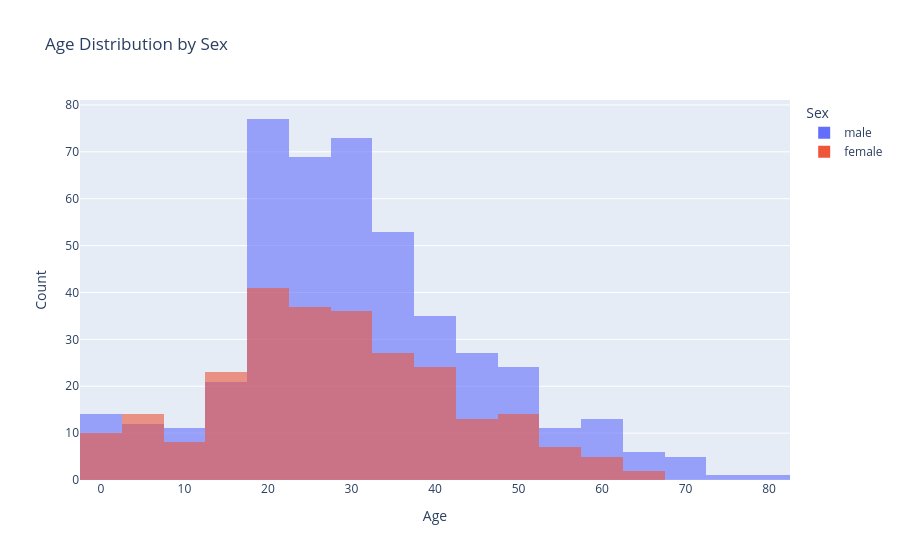
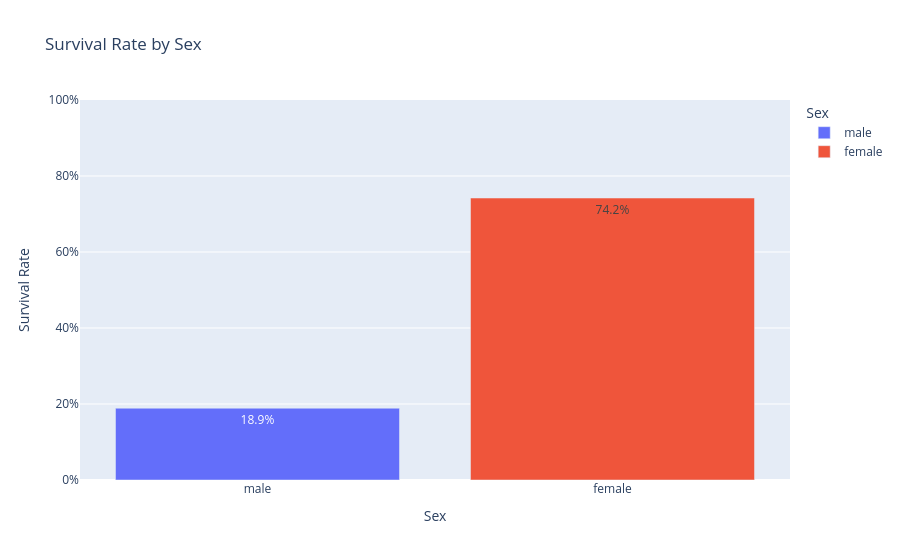
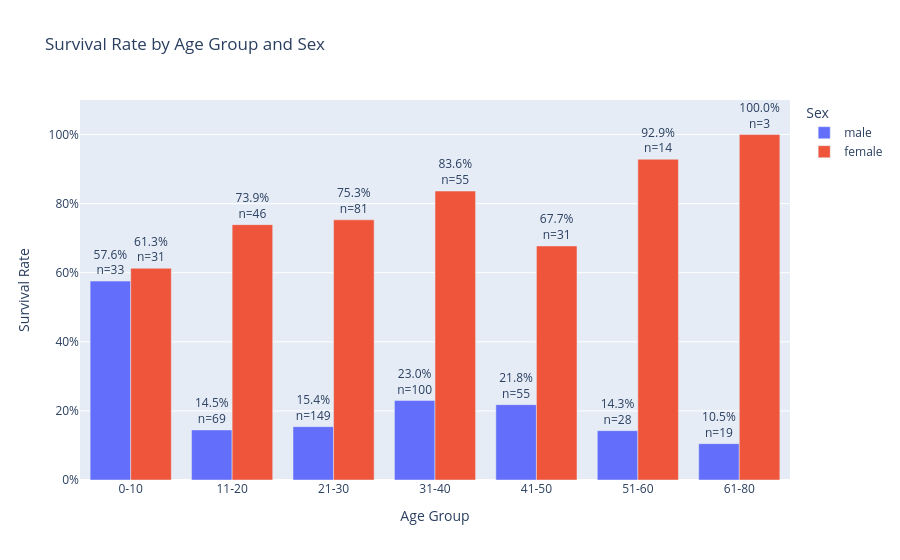

Here is the notebook cell these charts were saved with, in order:
### Markdown cell above
# EDA

### Code cell
# 나이 결측치 처리를 위해 각 변수별 탐색
# 나이대별로 성별이 어떻게 분포되어 있는가 -> 히스토그램
# 성별별 생존율 -> bar
# 나이대와 성별과의 생존율 상관관계 -> bar
# pclass(int -> 범주)와 성별(object -> 범주)생존율 상관관계

fig = px.histogram(
    clean_train_df,
    x='Age',
    color='Sex',
    nbins=30,
    barmode='overlay',
    opacity=0.6,
    title='Age Distribution by Sex'
)

fig.update_layout(
    xaxis_title='Age',
    yaxis_title='Count'
)

fig.show()

sex_survival = (
    clean_train_df
    .groupby('Sex')['Survived']
    .mean()
    .reset_index()
)

fig = px.bar(
    sex_survival,
    x='Sex',
    y='Survived',
    color='Sex',
    title='Survival Rate by Sex',
    text_auto='.1%',
    category_orders={
            'Sex': ['male', 'female']
        }
)

fig.update_layout(
    xaxis_title='Sex',
    yaxis_title='Survival Rate',
    yaxis_tickformat='.0%',
    yaxis_range=[0, 1]
)

fig.show()


age_bins = [0, 10, 20, 30, 40, 50, 60, 80]
age_labels = ['0-10', '11-20', '21-30', '31-40', '41-50', '51-60', '61-80']

clean_train_df['AgeGroup'] = pd.cut(
    clean_train_df['Age'],
    bins=age_bins,
    labels=age_labels,
    include_lowest=True
)

age_sex_survival = (
    clean_train_df
    .groupby(['AgeGroup', 'Sex'], observed=True)['Survived']
    .agg(['mean', 'count'])
    .reset_index()
)

age_sex_survival['label'] = age_sex_survival.apply(
    lambda x: f"{x['mean']:.1%}<br>n={x['count']}",
    axis=1
)

fig = px.bar(
    age_sex_survival,
    x='AgeGroup',
    y='mean',
    color='Sex',
    barmode='group',
    text='label',
    title='Survival Rate by Age Group and Sex',

    category_orders={
        'Sex': ['male', 'female']
    }
)

fig.update_traces(textposition='outside')

fig.update_layout(
    xaxis_title='Age Group',
    yaxis_title='Survival Rate',
    yaxis_tickformat='.0%',
    yaxis_range=[0, 1.1]
)

fig.show()

### Figure 1 — Plotly figure (JSON) as saved in the notebook; plotly's stock layout.template omitted (floating-point values rounded to 4 significant figures; data arrays with more than 128 entries replaced by an {"elided": "..."} marker saying what was removed)
{"data": [{"bingroup": "x", "hovertemplate": "Sex=male<br>Age=%{x}<br>count=%{y}<extra></extra>", "legendgroup": "male", "marker": {"color": "#636efa", "opacity": 0.6, "pattern": {"shape": ""}}, "name": "male", "nbinsx": 30, "orientation": "v", "showlegend": true, "type": "histogram", "x": {"elided": "577 float values"}, "xaxis": "x", "yaxis": "y"}, {"bingroup": "x", "hovertemplate": "Sex=female<br>Age=%{x}<br>count=%{y}<extra></extra>", "legendgroup": "female", "marker": {"color": "#EF553B", "opacity": 0.6, "pattern": {"shape": ""}}, "name": "female", "nbinsx": 30, "orientation": "v", "showlegend": true, "type": "histogram", "x": {"elided": "314 float values"}, "xaxis": "x", "yaxis": "y"}], "layout": {"barmode": "overlay", "legend": {"title": {"text": "Sex"}, "tracegroupgap": 0}, "title": {"text": "Age Distribution by Sex"}, "xaxis": {"anchor": "y", "domain": [0, 1], "title": {"text": "Age"}}, "yaxis": {"anchor": "x", "domain": [0, 1], "title": {"text": "Count"}}}}

### Figure 2 — Plotly figure (JSON) as saved in the notebook; plotly's stock layout.template omitted (floating-point values rounded to 4 significant figures)
{"data": [{"hovertemplate": "Sex=%{x}<br>Survived=%{y}<extra></extra>", "legendgroup": "male", "marker": {"color": "#636efa", "pattern": {"shape": ""}}, "name": "male", "orientation": "v", "showlegend": true, "textposition": "auto", "texttemplate": "%{y:.1%}", "type": "bar", "x": ["male"], "xaxis": "x", "y": [0.1889], "yaxis": "y"}, {"hovertemplate": "Sex=%{x}<br>Survived=%{y}<extra></extra>", "legendgroup": "female", "marker": {"color": "#EF553B", "pattern": {"shape": ""}}, "name": "female", "orientation": "v", "showlegend": true, "textposition": "auto", "texttemplate": "%{y:.1%}", "type": "bar", "x": ["female"], "xaxis": "x", "y": [0.742], "yaxis": "y"}], "layout": {"barmode": "relative", "legend": {"title": {"text": "Sex"}, "tracegroupgap": 0}, "title": {"text": "Survival Rate by Sex"}, "xaxis": {"anchor": "y", "categoryarray": ["male", "female"], "categoryorder": "array", "domain": [0, 1], "title": {"text": "Sex"}}, "yaxis": {"anchor": "x", "domain": [0, 1], "range": [0, 1], "tickformat": ".0%", "title": {"text": "Survival Rate"}}}}

### Figure 3 — Plotly figure (JSON) as saved in the notebook; plotly's stock layout.template omitted (floating-point values rounded to 4 significant figures)
{"data": [{"alignmentgroup": "True", "hovertemplate": "Sex=male<br>AgeGroup=%{x}<br>mean=%{y}<br>label=%{text}<extra></extra>", "legendgroup": "male", "marker": {"color": "#636efa", "pattern": {"shape": ""}}, "name": "male", "offsetgroup": "male", "orientation": "v", "showlegend": true, "text": ["57.6%<br>n=33", "14.5%<br>n=69", "15.4%<br>n=149", "23.0%<br>n=100", "21.8%<br>n=55", "14.3%<br>n=28", "10.5%<br>n=19"], "textposition": "outside", "type": "bar", "x": ["0-10", "11-20", "21-30", "31-40", "41-50", "51-60", "61-80"], "xaxis": "x", "y": [0.5758, 0.1449, 0.1544, 0.23, 0.2182, 0.1429, 0.1053], "yaxis": "y"}, {"alignmentgroup": "True", "hovertemplate": "Sex=female<br>AgeGroup=%{x}<br>mean=%{y}<br>label=%{text}<extra></extra>", "legendgroup": "female", "marker": {"color": "#EF553B", "pattern": {"shape": ""}}, "name": "female", "offsetgroup": "female", "orientation": "v", "showlegend": true, "text": ["61.3%<br>n=31", "73.9%<br>n=46", "75.3%<br>n=81", "83.6%<br>n=55", "67.7%<br>n=31", "92.9%<br>n=14", "100.0%<br>n=3"], "textposition": "outside", "type": "bar", "x": ["0-10", "11-20", "21-30", "31-40", "41-50", "51-60", "61-80"], "xaxis": "x", "y": [0.6129, 0.7391, 0.7531, 0.8364, 0.6774, 0.9286, 1.0], "yaxis": "y"}], "layout": {"barmode": "group", "legend": {"title": {"text": "Sex"}, "tracegroupgap": 0}, "title": {"text": "Survival Rate by Age Group and Sex"}, "xaxis": {"anchor": "y", "domain": [0, 1], "title": {"text": "Age Group"}}, "yaxis": {"anchor": "x", "domain": [0, 1], "range": [0, 1.1], "tickformat": ".0%", "title": {"text": "Survival Rate"}}}}
